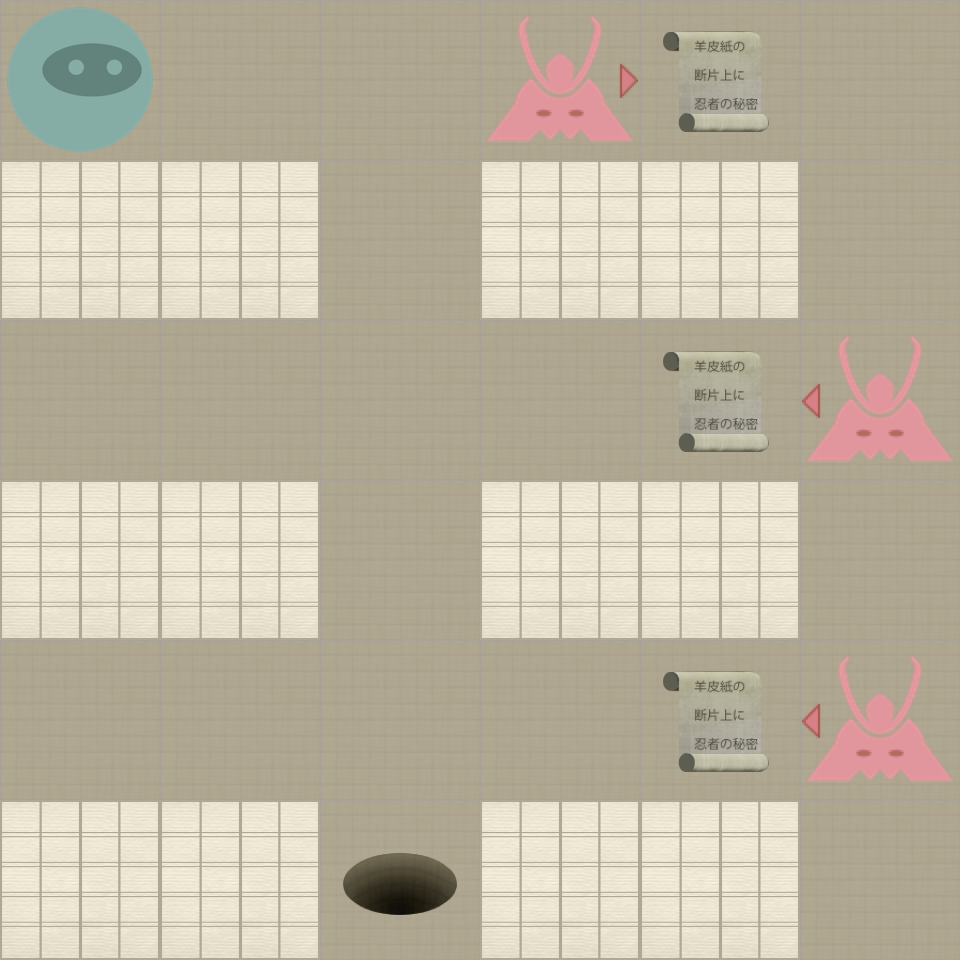

A level layout from a 2D game, rendered from its tile map. Below: a short description, then the map file with tile-grid data replaced by summaries:
An orthogonal 6x6 tile map with 160x160 px tiles, 2 tile layers (Level, Actors).

<map version="1.0" orientation="orthogonal" width="6" height="6" tilewidth="160" tileheight="160">
 <properties>
  <property name="moves" value="11" />
 </properties>
 <tileset firstgid="1" name="tiles" tilewidth="160" tileheight="160" spacing="2" margin="2">
  <image source="tiles-ipadhd.png" width="1024" height="1024" />
  <tile id="0">
   <properties>
    <property name="actor" value="exit" />
   </properties>
  </tile>
  <tile id="2">
   <properties>
    <property name="actor" value="guard" />
    <property name="direction" value="down" />
   </properties>
  </tile>
  <tile id="3">
   <properties>
    <property name="actor" value="guard" />
    <property name="direction" value="left" />
   </properties>
  </tile>
  <tile id="4">
   <properties>
    <property name="actor" value="guard" />
    <property name="direction" value="right" />
   </properties>
  </tile>
  <tile id="5">
   <properties>
    <property name="actor" value="guard" />
    <property name="direction" value="up" />
   </properties>
  </tile>
  <tile id="7">
   <properties>
    <property name="actor" value="player" />
   </properties>
  </tile>
  <tile id="8">
   <properties>
    <property name="actor" value="scroll" />
   </properties>
  </tile>
  <tile id="9">
   <properties>
    <property name="wall" value="1" />
   </properties>
  </tile>
 </tileset>
 <layer name="Level" width="6" height="6">
  <data>[36 cells, 36 non-empty, 2 distinct tile ids]</data>
 </layer>
 <layer name="Actors" width="6" height="6">
  <data>[36 cells, 8 non-empty, 5 distinct tile ids]</data>
 </layer>
</map>
